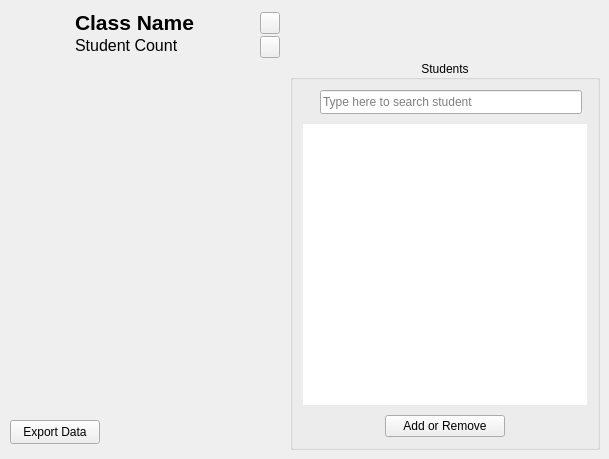
         <widget class="QWidget" name="classAdded_page">
          <widget class="QWidget" name="verticalLayoutWidget_4">
           <property name="geometry">
            <rect>
             <x>260</x>
             <y>10</y>
             <width>22</width>
             <height>51</height>
            </rect>
           </property>
           <layout class="QVBoxLayout" name="verticalLayout_4">
            <property name="spacing">
             <number>0</number>
            </property>
            <item>
             <widget class="QPushButton" name="rename_class_button">
              <property name="maximumSize">
               <size>
                <width>20</width>
                <height>16777215</height>
               </size>
              </property>
              <property name="toolTip">
               <string>Rename class</string>
              </property>
              <property name="text">
               <string/>
              </property>
              <property name="icon">
               <iconset>
                <normaloff>../icons/icons8-rename-96.png</normaloff>../icons/icons8-rename-96.png</iconset>
              </property>
             </widget>
            </item>
            <item>
             <widget class="QPushButton" name="delete_class_button">
              <property name="maximumSize">
               <size>
                <width>20</width>
                <height>16777215</height>
               </size>
              </property>
              <property name="toolTip">
               <string>Delete class</string>
              </property>
              <property name="text">
               <string/>
              </property>
              <property name="icon">
               <iconset>
                <normaloff>../icons/icons8-delete-96.png</normaloff>../icons/icons8-delete-96.png</iconset>
              </property>
             </widget>
            </item>
           </layout>
          </widget>
          <widget class="QGroupBox" name="students_groupBox">
           <property name="geometry">
            <rect>
             <x>290</x>
             <y>60</y>
             <width>310</width>
             <height>390</height>
            </rect>
           </property>
           <property name="title">
            <string>Students</string>
           </property>
           <property name="alignment">
            <set>Qt::AlignCenter</set>
           </property>
           <property name="flat">
            <bool>false</bool>
           </property>
           <layout class="QVBoxLayout" name="verticalLayout_3">
            <property name="spacing">
             <number>10</number>
            </property>
            <property name="leftMargin">
             <number>10</number>
            </property>
            <property name="topMargin">
             <number>10</number>
            </property>
            <property name="rightMargin">
             <number>10</number>
            </property>
            <property name="bottomMargin">
             <number>10</number>
            </property>
            <item>
             <layout class="QHBoxLayout" name="horizontalLayout_7">
              <property name="spacing">
               <number>5</number>
              </property>
              <property name="leftMargin">
               <number>5</number>
              </property>
              <property name="rightMargin">
               <number>5</number>
              </property>
              <item>
               <widget class="QLabel" name="label_16">
                <property name="maximumSize">
                 <size>
                  <width>20</width>
                  <height>20</height>
                 </size>
                </property>
                <property name="text">
                 <string/>
                </property>
                <property name="pixmap">
                 <pixmap>../icons/icons8-search-144.png</pixmap>
                </property>
                <property name="scaledContents">
                 <bool>true</bool>
                </property>
               </widget>
              </item>
              <item>
               <widget class="QLineEdit" name="search_student_class_line_edit">
                <property name="minimumSize">
                 <size>
                  <width>0</width>
                  <height>24</height>
                 </size>
                </property>
                <property name="maxLength">
                 <number>40</number>
                </property>
                <property name="placeholderText">
                 <string>Type here to search student</string>
                </property>
                <property name="clearButtonEnabled">
                 <bool>true</bool>
                </property>
               </widget>
              </item>
             </layout>
            </item>
            <item>
             <widget class="QTreeWidget" name="students_tree_widget">
              <property name="frameShape">
               <enum>QFrame::NoFrame</enum>
              </property>
              <property name="frameShadow">
               <enum>QFrame::Plain</enum>
              </property>
              <property name="editTriggers">
               <set>QAbstractItemView::NoEditTriggers</set>
              </property>
              <property name="alternatingRowColors">
               <bool>true</bool>
              </property>
              <property name="selectionMode">
               <enum>QAbstractItemView::NoSelection</enum>
              </property>
              <property name="uniformRowHeights">
               <bool>true</bool>
              </property>
              <property name="itemsExpandable">
               <bool>false</bool>
              </property>
              <property name="animated">
               <bool>true</bool>
              </property>
              <property name="allColumnsShowFocus">
               <bool>true</bool>
              </property>
              <property name="expandsOnDoubleClick">
               <bool>false</bool>
              </property>
              <property name="columnCount">
               <number>0</number>
              </property>
             </widget>
            </item>
            <item>
             <layout class="QHBoxLayout" name="editButton_hLayout">
              <property name="spacing">
               <number>10</number>
              </property>
              <property name="leftMargin">
               <number>40</number>
              </property>
              <property name="rightMargin">
               <number>40</number>
              </property>
              <item>
               <widget class="QPushButton" name="edit_class_button">
                <property name="minimumSize">
                 <size>
                  <width>120</width>
                  <height>0</height>
                 </size>
                </property>
                <property name="maximumSize">
                 <size>
                  <width>120</width>
                  <height>40</height>
                 </size>
                </property>
                <property name="toolTip">
                 <string>Add or remove students from the class</string>
                </property>
                <property name="text">
                 <string>Add or Remove</string>
                </property>
                <property name="icon">
                 <iconset>
                  <normaloff>../icons/icons8-registration-96.png</normaloff>../icons/icons8-registration-96.png</iconset>
                </property>
               </widget>
              </item>
             </layout>
            </item>
           </layout>
          </widget>
          <widget class="QLabel" name="students_illus_2">
           <property name="geometry">
            <rect>
             <x>90</x>
             <y>200</y>
             <width>96</width>
             <height>96</height>
            </rect>
           </property>
           <property name="text">
            <string/>
           </property>
           <property name="pixmap">
            <pixmap>../drawables/icons8-edit-property-100.png</pixmap>
           </property>
           <property name="scaledContents">
            <bool>true</bool>
           </property>
           <property name="alignment">
            <set>Qt::AlignLeading|Qt::AlignLeft|Qt::AlignVCenter</set>
           </property>
          </widget>
          <widget class="QPushButton" name="export_data_button">
           <property name="geometry">
            <rect>
             <x>10</x>
             <y>420</y>
             <width>90</width>
             <height>24</height>
            </rect>
           </property>
           <property name="toolTip">
            <string>Export all saved attendance data</string>
           </property>
           <property name="text">
            <string>Export Data</string>
           </property>
           <property name="icon">
            <iconset>
             <normaloff>../icons/icons8-export-96.png</normaloff>../icons/icons8-export-96.png</iconset>
           </property>
          </widget>
          <widget class="QLabel" name="class_icon">
           <property name="geometry">
            <rect>
             <x>21</x>
             <y>11</y>
             <width>48</width>
             <height>48</height>
            </rect>
           </property>
           <property name="maximumSize">
            <size>
             <width>48</width>
             <height>48</height>
            </size>
           </property>
           <property name="text">
            <string/>
           </property>
           <property name="pixmap">
            <pixmap>../icons/icons8-shortlist-100.png</pixmap>
           </property>
           <property name="scaledContents">
            <bool>true</bool>
           </property>
           <property name="alignment">
            <set>Qt::AlignCenter</set>
           </property>
          </widget>
          <widget class="QLabel" name="class_name_label">
           <property name="geometry">
            <rect>
             <x>75</x>
             <y>10</y>
             <width>160</width>
             <height>28</height>
            </rect>
           </property>
           <property name="maximumSize">
            <size>
             <width>16777215</width>
             <height>28</height>
            </size>
           </property>
           <property name="font">
            <font>
             <pointsize>16</pointsize>
             <bold>true</bold>
            </font>
           </property>
           <property name="text">
            <string>Class Name</string>
           </property>
           <property name="alignment">
            <set>Qt::AlignLeading|Qt::AlignLeft|Qt::AlignTop</set>
           </property>
          </widget>
          <widget class="QLabel" name="student_count_label">
           <property name="geometry">
            <rect>
             <x>75</x>
             <y>36</y>
             <width>140</width>
             <height>20</height>
            </rect>
           </property>
           <property name="maximumSize">
            <size>
             <width>140</width>
             <height>20</height>
            </size>
           </property>
           <property name="font">
            <font>
             <pointsize>12</pointsize>
             <bold>false</bold>
            </font>
           </property>
           <property name="text">
            <string>Student Count</string>
           </property>
           <property name="alignment">
            <set>Qt::AlignLeading|Qt::AlignLeft|Qt::AlignTop</set>
           </property>
          </widget>
         </widget>
